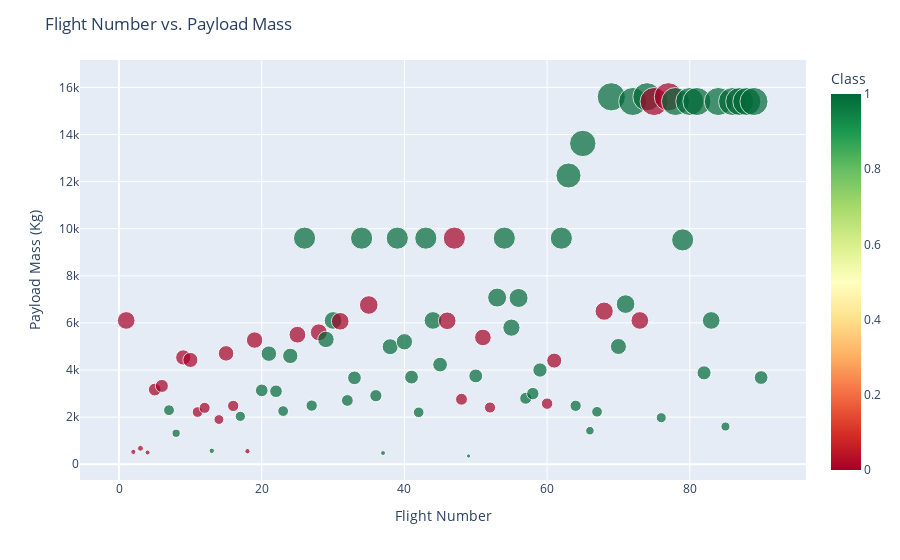

Source (notebook cell):
### Markdown cell above
We see that different launch sites have different success rates.  <code>CCAFS LC-40</code>, has a success rate of 60 %, while  <code>KSC LC-39A</code> and <code>VAFB SLC 4E</code> has a success rate of 77%.

### Code cell
fig = px.scatter(df, x="FlightNumber", y="PayloadMass", color="Class", size='PayloadMass', hover_data=['PayloadMass'], color_continuous_scale='rdylgn')
fig.update_layout(title='Flight Number vs. Payload Mass', xaxis_title='Flight Number', yaxis_title='Payload Mass (Kg)')
fig.show()

### Figure 1 — Plotly figure (JSON) as saved in the notebook; plotly's stock layout.template omitted (floating-point values rounded to 4 significant figures)
{"data": [{"hovertemplate": "FlightNumber=%{x}<br>PayloadMass=%{marker.size}<br>Class=%{marker.color}<extra></extra>", "legendgroup": "", "marker": {"color": [0, 0, 0, 0, 0, 0, 1, 1, 0, 0, 0, 0, 1, 0, 0, 0, 1, 0, 0, 1, 1, 1, 1, 1, 0, 1, 1, 0, 1, 1, 0, 1, 1, 1, 0, 1, 1, 1, 1, 1, 1, 1, 1, 1, 1, 0, 0, 0, 1, 1, 0, 0, 1, 1, 1, 1, 1, 1, 1, 0, 0, 1, 1, 1, 1, 1, 1, 0, 1, 1, 1, 1, 0, 1, 0, 1, 0, 1, 1, 1, 1, 1, 1, 1, 1, 1, 1, 1, 1, 1], "coloraxis": "coloraxis", "size": [6105.0, 525.0, 677.0, 500.0, 3170.0, 3325.0, 2296.0, 1316.0, 4535.0, 4428.0, 2216.0, 2395.0, 570.0, 1898.0, 4707.0, 2477.0, 2034.0, 553.0, 5271.0, 3136.0, 4696.0, 3100.0, 2257.0, 4600.0, 5500.0, 9600.0, 2490.0, 5600.0, 5300.0, 6105.0, 6070.0, 2708.0, 3669.0, 9600.0, 6761.0, 2910.0, 475.0, 4990.0, 9600.0, 5200.0, 3700.0, 2205.0, 9600.0, 6105.0, 4230.0, 6092.0, 9600.0, 2760.0, 350.0, 3750.0, 5384.0, 2410.0, 7076.0, 9600.0, 5800.0, 7060.0, 2800.0, 3000.0, 4000.0, 2573.0, 4400.0, 9600.0, 12260.0, 2482.0, 13620.0, 1425.0, 2228.0, 6500.0, 15600.0, 5000.0, 6800.0, 15400.0, 6105.0, 15600.0, 15400.0, 1977.0, 15600.0, 15400.0, 9525.0, 15400.0, 15400.0, 3880.0, 6105.0, 15400.0, 1600.0, 15400.0, 15400.0, 15400.0, 15400.0, 3681.0], "sizemode": "area", "sizeref": 39, "symbol": "circle"}, "mode": "markers", "name": "", "orientation": "v", "showlegend": false, "type": "scatter", "x": [1, 2, 3, 4, 5, 6, 7, 8, 9, 10, 11, 12, 13, 14, 15, 16, 17, 18, 19, 20, 21, 22, 23, 24, 25, 26, 27, 28, 29, 30, 31, 32, 33, 34, 35, 36, 37, 38, 39, 40, 41, 42, 43, 44, 45, 46, 47, 48, 49, 50, 51, 52, 53, 54, 55, 56, 57, 58, 59, 60, 61, 62, 63, 64, 65, 66, 67, 68, 69, 70, 71, 72, 73, 74, 75, 76, 77, 78, 79, 80, 81, 82, 83, 84, 85, 86, 87, 88, 89, 90], "xaxis": "x", "y": [6105.0, 525.0, 677.0, 500.0, 3170.0, 3325.0, 2296.0, 1316.0, 4535.0, 4428.0, 2216.0, 2395.0, 570.0, 1898.0, 4707.0, 2477.0, 2034.0, 553.0, 5271.0, 3136.0, 4696.0, 3100.0, 2257.0, 4600.0, 5500.0, 9600.0, 2490.0, 5600.0, 5300.0, 6105.0, 6070.0, 2708.0, 3669.0, 9600.0, 6761.0, 2910.0, 475.0, 4990.0, 9600.0, 5200.0, 3700.0, 2205.0, 9600.0, 6105.0, 4230.0, 6092.0, 9600.0, 2760.0, 350.0, 3750.0, 5384.0, 2410.0, 7076.0, 9600.0, 5800.0, 7060.0, 2800.0, 3000.0, 4000.0, 2573.0, 4400.0, 9600.0, 12260.0, 2482.0, 13620.0, 1425.0, 2228.0, 6500.0, 15600.0, 5000.0, 6800.0, 15400.0, 6105.0, 15600.0, 15400.0, 1977.0, 15600.0, 15400.0, 9525.0, 15400.0, 15400.0, 3880.0, 6105.0, 15400.0, 1600.0, 15400.0, 15400.0, 15400.0, 15400.0, 3681.0], "yaxis": "y"}], "layout": {"coloraxis": {"colorbar": {"title": {"text": "Class"}}, "colorscale": [[0, "rgb(165,0,38)"], [0.1, "rgb(215,48,39)"], [0.2, "rgb(244,109,67)"], [0.3, "rgb(253,174,97)"], [0.4, "rgb(254,224,139)"], [0.5, "rgb(255,255,191)"], [0.6, "rgb(217,239,139)"], [0.7, "rgb(166,217,106)"], [0.8, "rgb(102,189,99)"], [0.9, "rgb(26,152,80)"], [1, "rgb(0,104,55)"]]}, "legend": {"itemsizing": "constant", "tracegroupgap": 0}, "margin": {"t": 60}, "title": {"text": "Flight Number vs. Payload Mass"}, "xaxis": {"anchor": "y", "domain": [0, 1], "title": {"text": "Flight Number"}}, "yaxis": {"anchor": "x", "domain": [0, 1], "title": {"text": "Payload Mass (Kg)"}}}}
